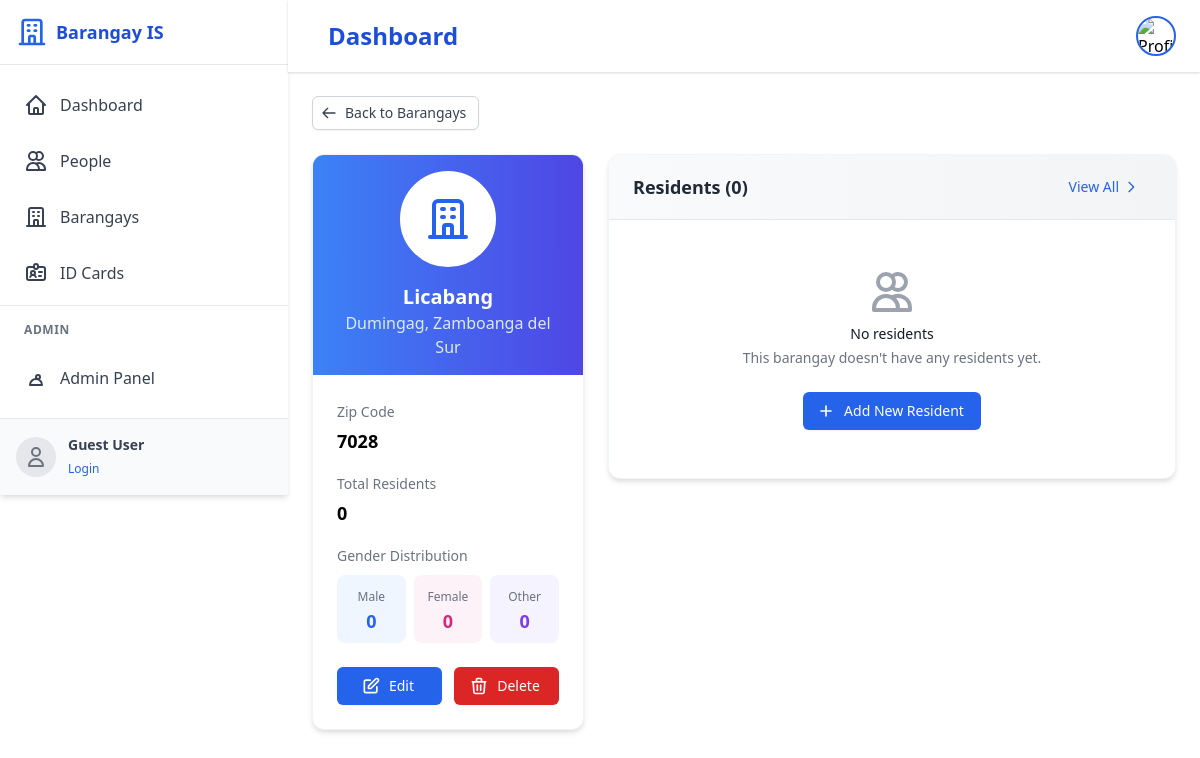
The app's page /dashboard/barangays/16/, older data.
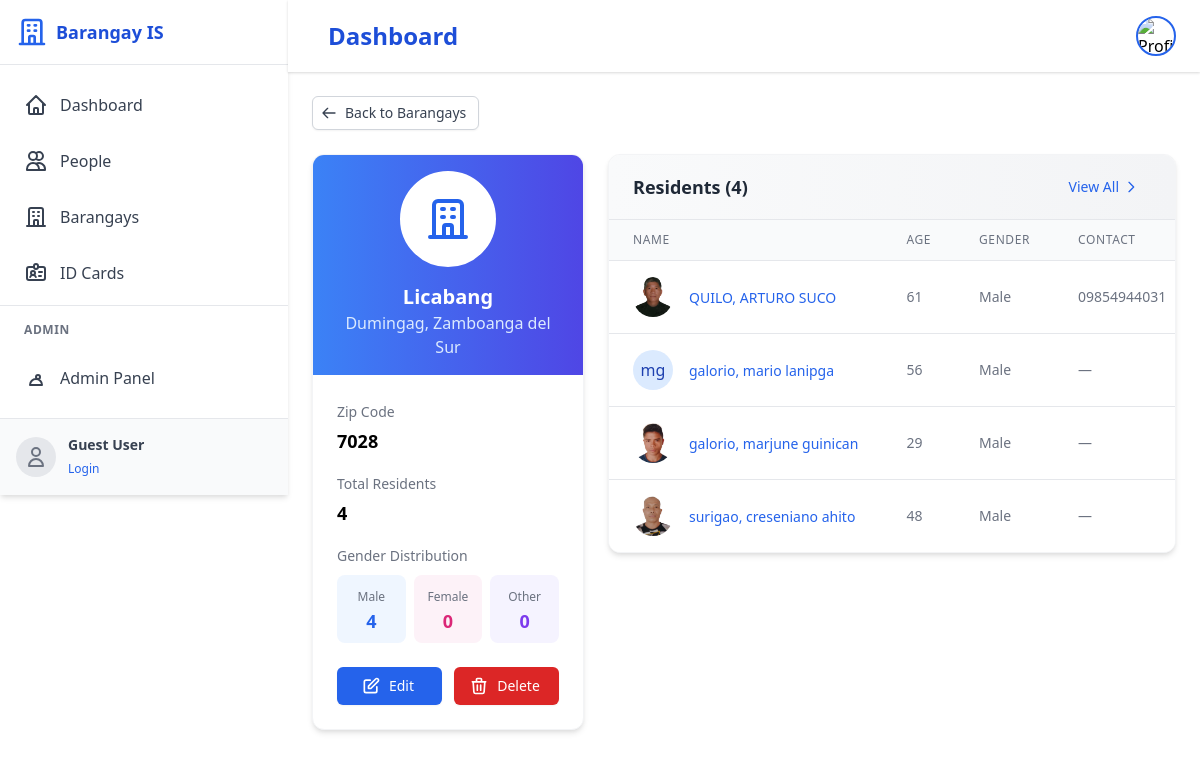
The same page, newer data.
### core/models.py (models this page shows, shortened)
class Person(models.Model):
    GENDER_CHOICES = [
        ('M', 'Male'),
        ('F', 'Female'),
        ('O', 'Other'),
    ]
    CIVIL_STATUS_CHOICES = [
        ('S', 'Single'),
        ('M', 'Married'),
        ('W', 'Widowed'),
        ('D', 'Divorced'),
        ('SP', 'Separated'),
        ('L', 'Live-in'),
    ]
    id = models.UUIDField(primary_key=True, default=uuid.uuid4, editable=False)
    barangay = models.ForeignKey(Barangay, on_delete=models.CASCADE, related_name='residents')
    user = models.OneToOneField(User, on_delete=models.SET_NULL, null=True, blank=True, related_name='profile')
    last_name = models.CharField(max_length=100)
    first_name = models.CharField(max_length=100)
    middle_name = models.CharField(max_length=100, blank=True)
    suffix = models.CharField(max_length=10, blank=True, help_text='Jr., Sr., III, etc.')
    profile_picture = models.ImageField(upload_to='profile_pictures/', null=True, blank=True, help_text='Profile picture of the person')
    date_of_birth = models.DateField()
    place_of_birth = models.CharField(max_length=255)
    age = models.PositiveIntegerField(null=True, blank=True, editable=False)
    gender = models.CharField(max_length=1, choices=GENDER_CHOICES)
    civil_status = models.CharField(max_length=2, choices=CIVIL_STATUS_CHOICES)
    religion = models.CharField(max_length=100, blank=True)
    phone_regex = RegexValidator(regex=r'^\+?1?\d{9,15}$', message="Phone number must be entered in the format: '+999999999'. Up to 15 digits allowed.")
    contact_number = models.CharField(validators=[phone_regex], max_length=17, blank=True)
    address_line1 = models.CharField(max_length=255, help_text='House/Lot/Unit No., Building Name, Block, Street')
    address_line2 = models.CharField(max_length=255, blank=True, help_text='Subdivision, Village, Zone, Sitio, Purok')
    postal_code = models.CharField(max_length=10)
    is_active = models.BooleanField(default=True)
    class Meta:
        ordering = ['last_name', 'first_name']
        verbose_name_plural = 'People'
        indexes = [
            models.Index(fields=['last_name', 'first_name']),
            models.Index(fields=['date_of_birth']),
            models.Index(fields=['barangay']),
        ]
    def full_name(self):
        if self.middle_name:
            middle_initial = f" {self.middle_name[0]}."
        else:
            middle_initial = " "
        full_name = f"{self.first_name}{middle_initial}{self.last_name}"
        if self.suffix:
            full_name = f"{full_name}, {self.suffix}"
        return full_name

### core/views.py (the view)
# urls.py: path('dashboard/barangays/<int:pk>/', barangay_detail, name='barangay_detail'),
def barangay_detail(request, pk):
    barangay = get_object_or_404(Barangay, pk=pk)
    residents = barangay.residents.all()
    resident_count = residents.count()
    gender_stats = {
        'M': residents.filter(gender='M').count(),
        'F': residents.filter(gender='F').count(),
        'O': residents.filter(gender='O').count(),
    }
    return render(request, 'dashboard/barangay_detail.html', {
        'barangay': barangay,
        'residents': residents[:10],  # Limit to 10 residents for the preview
        'resident_count': resident_count,
        'gender_stats': gender_stats
    })

### templates/dashboard/barangay_detail.html (shortened to what the changed rows need)
{% extends 'base.html' %}
{% block content %}
<div class="grid grid-cols-1 lg:grid-cols-3 gap-6">
    <div class="lg:col-span-1">
        <div class="bg-white rounded-xl shadow-md overflow-hidden border border-gray-100">
            <div class="bg-gradient-to-r from-blue-500 to-indigo-600 px-6 py-4">
                <div class="mt-4 text-center">
                    <h2 class="text-xl font-bold text-white">{{ barangay.name }}</h2>
                </div>
            </div>
            <div class="p-6">
                <div class="space-y-4">
                    <div>
                        <span class="text-sm font-medium text-gray-500">Total Residents</span>
                        <p class="mt-1 text-lg font-semibold">{{ resident_count }}</p>
                    </div>
                    <div>
                        <div class="mt-2 grid grid-cols-3 gap-2">
                            <div class="bg-blue-50 p-2 rounded-lg text-center">
                                <span class="text-xs text-gray-500">Male</span>
                                <p class="text-lg font-semibold text-blue-600">{{ gender_stats.M }}</p>
                            </div>
                        </div>
                    </div>
                </div>
            </div>
        </div>
    </div>
    <div class="lg:col-span-2">
        <div class="bg-white rounded-xl shadow-md overflow-hidden border border-gray-100">
            <div class="px-6 py-4 bg-gradient-to-r from-gray-50 to-gray-100 border-b border-gray-200">
                <div class="flex items-center justify-between">
                    <h2 class="text-lg font-semibold text-gray-800">Residents ({{ resident_count }})</h2>
                    <a href="{% url 'people' %}" class="inline-flex items-center px-3 py-1.5 text-sm font-medium text-blue-600 hover:text-blue-800">
                        View All
                        <svg xmlns="http://www.w3.org/2000/svg" class="ml-1 h-4 w-4" fill="none" viewBox="0 0 24 24" stroke="currentColor">
                            <path stroke-linecap="round" stroke-linejoin="round" stroke-width="2" d="M9 5l7 7-7 7" />
                        </svg>
                    </a>
                </div>
            </div>
            {% if residents %}
            <div class="overflow-x-auto">
                <table class="min-w-full divide-y divide-gray-200">
                    <thead class="bg-gray-50">
                        <tr>
                            <th class="px-6 py-3 text-left text-xs font-medium text-gray-500 uppercase tracking-wider">Name</th>
                            <th class="px-6 py-3 text-left text-xs font-medium text-gray-500 uppercase tracking-wider">Age</th>
                            <th class="px-6 py-3 text-left text-xs font-medium text-gray-500 uppercase tracking-wider">Gender</th>
                            <th class="px-6 py-3 text-left text-xs font-medium text-gray-500 uppercase tracking-wider">Contact</th>
                        </tr>
                    </thead>
                    <tbody class="bg-white divide-y divide-gray-200">
                        {% for resident in residents %}
                        <tr class="hover:bg-gray-50 transition-colors duration-150">
                            <td class="px-6 py-4 whitespace-nowrap">
                                <div class="flex items-center">
                                    <div class="flex-shrink-0 h-10 w-10">
                                        {% if resident.profile_picture %}
                                            <img class="h-10 w-10 rounded-full object-cover" src="{{ resident.profile_picture.url }}" alt="{{ resident.full_name }}">
                                        {% else %}
                                            <div class="h-10 w-10 rounded-full bg-blue-100 flex items-center justify-center">
                                                <span class="text-blue-800 font-medium">{{ resident.first_name.0 }}{{ resident.last_name.0 }}</span>
                                            </div>
                                        {% endif %}
                                    </div>
                                    <div class="ml-4">
                                        <a href="{% url 'person_detail' pk=resident.id %}" class="text-sm font-medium text-blue-600 hover:text-blue-900">
                                            {{ resident.last_name }}, {{ resident.first_name }} {{ resident.middle_name }}
                                        </a>
                                    </div>
                                </div>
                            </td>
                            <td class="px-6 py-4 whitespace-nowrap text-sm text-gray-500">{{ resident.age }}</td>
                            <td class="px-6 py-4 whitespace-nowrap text-sm text-gray-500">{{ resident.get_gender_display }}</td>
                            <td class="px-6 py-4 whitespace-nowrap text-sm text-gray-500">{{ resident.contact_number|default:"—" }}</td>
                        </tr>
                        {% endfor %}
                    </tbody>
                </table>
            </div>
            {% else %}
            <div class="text-center py-12">
                <h3 class="mt-2 text-sm font-medium text-gray-900">No residents</h3>
                <p class="mt-1 text-sm text-gray-500">This barangay doesn't have any residents yet.</p>
                <div class="mt-6">
                    <a href="{% url 'person_create' %}" class="inline-flex items-center px-4 py-2 border border-transparent shadow-sm text-sm font-medium rounded-md text-white bg-blue-600 hover:bg-blue-700 focus:outline-none focus:ring-2 focus:ring-offset-2 focus:ring-blue-500">
                        <svg xmlns="http://www.w3.org/2000/svg" class="-ml-1 mr-2 h-5 w-5" fill="none" viewBox="0 0 24 24" stroke="currentColor">
                            <path stroke-linecap="round" stroke-linejoin="round" stroke-width="2" d="M12 6v6m0 0v6m0-6h6m-6 0H6" />
                        </svg>
                        Add New Resident
                    </a>
                </div>
            </div>
            {% endif %}
        </div>
    </div>
</div>
{% endblock %}

Row changes from the older to the newer data that the page shows:
added Person: profile_picture (picture), last_name "QUILO", first_name "ARTURO", middle_name "SUCO", age "61", gender "Male", contact_number "09854944031"
added Person: first_name.0 "m", last_name.0 "g", last_name "galorio", first_name "mario", middle_name "lanipga", age "56", gender "Male", contact_number "—"
added Person: profile_picture (picture), last_name "galorio", first_name "marjune", middle_name "guinican", age "29", gender "Male", contact_number "—"
added Person: profile_picture (picture), last_name "surigao", first_name "creseniano", middle_name "ahito", age "48", gender "Male", contact_number "—"
Text that changed along with them:
{{ resident_count }}: "0" → "4"
{{ gender_stats.M }}: "0" → "4"
text no longer shown: "No residents This barangay doesn't have any residents yet. Add New Resident"
text now shown: "NAME AGE GENDER CONTACT"
